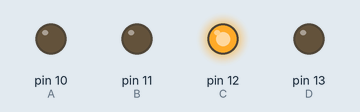
This sketch was run on a simulated Arduino Uno, built with avr-gcc and run on an emulated ATmega328P. On the bench: output pins drawn as LEDs (lit = HIGH).

Above: at 0.2 s.
At 0.7 s:
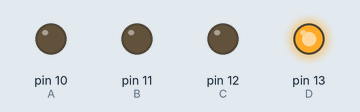
At 2.2 s:
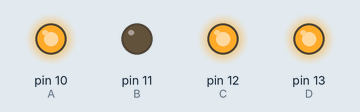
At 3.7 s:
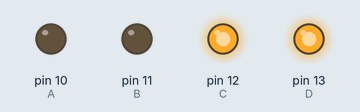
At 5.2 s:
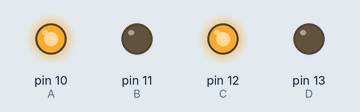
At 7.2 s:
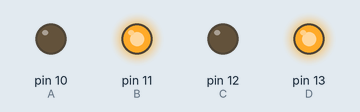
Timing chart, 0 to 7.8 s (numbered marks = the images above):
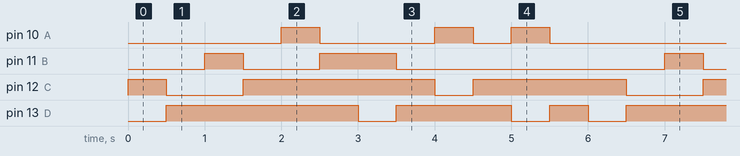

The sketch:

charlieplexing_test.ino
```cpp
#define A 10
#define B 11
#define C 12
#define D 13

#define PIN_CONFIG 0
#define PIN_STATE 1

#define LED_Num 12

int matrix[LED_Num][2][4] = {
  //           PIN_CONFIG                  PIN_STATE
  //    A       B       C      D         A     B    C    D
  { { OUTPUT, OUTPUT, INPUT, INPUT }, { HIGH, LOW, LOW, LOW } },
  { { OUTPUT, OUTPUT, INPUT, INPUT }, { LOW, HIGH, LOW, LOW } },
  { { INPUT, OUTPUT, OUTPUT, INPUT }, { LOW, HIGH, LOW, LOW } },
  { { INPUT, OUTPUT, OUTPUT, INPUT }, { LOW, LOW, HIGH, LOW } },
  { { OUTPUT, INPUT, OUTPUT, INPUT }, { HIGH, LOW, LOW, LOW } },
  { { OUTPUT, INPUT, OUTPUT, INPUT }, { LOW, LOW, HIGH, LOW } },
  { { OUTPUT, INPUT, INPUT, OUTPUT }, { HIGH, LOW, LOW, LOW } },
  { { OUTPUT, INPUT, INPUT, OUTPUT }, { LOW, LOW, LOW, HIGH } },
  { { INPUT, OUTPUT, INPUT, OUTPUT }, { LOW, HIGH, LOW, LOW } },
  { { INPUT, OUTPUT, INPUT, OUTPUT }, { LOW, LOW, LOW, HIGH } },
  { { INPUT, INPUT, OUTPUT, OUTPUT }, { LOW, LOW, HIGH, LOW } },
  { { INPUT, INPUT, OUTPUT, OUTPUT }, { LOW, LOW, LOW, HIGH } }
};

void lightOn( int led ) {
  pinMode( A, matrix[led][PIN_CONFIG][0] );
  pinMode( B, matrix[led][PIN_CONFIG][1] );
  pinMode( C, matrix[led][PIN_CONFIG][2] );
  pinMode( D, matrix[led][PIN_CONFIG][3] );
  digitalWrite( A, matrix[led][PIN_STATE][0] );
  digitalWrite( B, matrix[led][PIN_STATE][1] );
  digitalWrite( C, matrix[led][PIN_STATE][2] );
  digitalWrite( D, matrix[led][PIN_STATE][3] );
}
void setup() {}

void loop() {
  pinMode(A, INPUT);
  pinMode(B, INPUT);
  pinMode(C, OUTPUT);
  pinMode(D, OUTPUT);
  digitalWrite(A, 0);
  digitalWrite(B, 0);
  digitalWrite(C, 1);
  digitalWrite(D, 0);
  delay(500);

  pinMode(A, INPUT);
  pinMode(B, INPUT);
  pinMode(C, OUTPUT);
  pinMode(D, OUTPUT);
  digitalWrite(A, 0);
  digitalWrite(B, 0);
  digitalWrite(C, 0);
  digitalWrite(D, 1);
  delay(500);

  pinMode(A, INPUT);
  pinMode(B, OUTPUT);
  pinMode(C, OUTPUT);
  pinMode(D, INPUT);
  digitalWrite(A, 0);
  digitalWrite(B, 1);
  digitalWrite(C, 0);
  digitalWrite(D, 0);
  delay(500);

  pinMode(A, INPUT);
  pinMode(B, OUTPUT);
  pinMode(C, OUTPUT);
  pinMode(D, INPUT);
  digitalWrite(A, 0);
  digitalWrite(B, 0);
  digitalWrite(C, 1);
  digitalWrite(D, 0);
  delay(500);

  pinMode(A, OUTPUT);
  pinMode(B, OUTPUT);
  pinMode(C, INPUT);
  pinMode(D, INPUT);
  digitalWrite(A, 1);
  digitalWrite(B, 0);
  digitalWrite(C, 0);
  digitalWrite(D, 0);
  delay(500);

  pinMode(A, OUTPUT);
  pinMode(B, OUTPUT);
  pinMode(C, INPUT);
  pinMode(D, INPUT);
  digitalWrite(A, 0);
  digitalWrite(B, 1);
  digitalWrite(C, 0);
  digitalWrite(D, 0);
  delay(500);

  pinMode(A, INPUT);
  pinMode(B, OUTPUT);
  pinMode(C, INPUT);
  pinMode(D, OUTPUT);
  digitalWrite(A, 0);
  digitalWrite(B, 1);
  digitalWrite(C, 0);
  digitalWrite(D, 0);
  delay(500);

  pinMode(A, INPUT);
  pinMode(B, OUTPUT);
  pinMode(C, INPUT);
  pinMode(D, OUTPUT);
  digitalWrite(A, 0);
  digitalWrite(B, 0);
  digitalWrite(C, 0);
  digitalWrite(D, 1);
  delay(500);

  pinMode(A, OUTPUT);
  pinMode(B, INPUT);
  pinMode(C, OUTPUT);
  pinMode(D, INPUT);
  digitalWrite(A, 1);
  digitalWrite(B, 0);
  digitalWrite(C, 0);
  digitalWrite(D, 0);
  delay(500);

  pinMode(A, OUTPUT);
  pinMode(B, INPUT);
  pinMode(C, OUTPUT);
  pinMode(D, INPUT);
  digitalWrite(A, 0);
  digitalWrite(B, 0);
  digitalWrite(C, 1);
  digitalWrite(D, 0);
  delay(500);

  pinMode(A, OUTPUT);
  pinMode(B, INPUT);
  pinMode(C, INPUT);
  pinMode(D, OUTPUT);
  digitalWrite(A, 1);
  digitalWrite(B, 0);
  digitalWrite(C, 0);
  digitalWrite(D, 0);
  delay(500);

  pinMode(A, OUTPUT);
  pinMode(B, INPUT);
  pinMode(C, INPUT);
  pinMode(D, OUTPUT);
  digitalWrite(A, 0);
  digitalWrite(B, 0);
  digitalWrite(C, 0);
  digitalWrite(D, 1);
  delay(500);
}
```

Measured:
- by itself, pin 10 (A): repeats every 6.0 s: LOW 1.5 s, HIGH 0.50 s, LOW 0.50 s, HIGH 0.50 s, LOW 2.5 s, HIGH 0.50 s
- by itself, pin 11 (B): repeats every 6.0 s: LOW 1.0 s, HIGH 1.0 s, LOW 3.5 s, HIGH 0.50 s
- by itself, pin 12 (C): repeats every 6.0 s: LOW 1.0 s, HIGH 2.5 s, LOW 0.50 s, HIGH 2.0 s
- by itself, pin 13 (D): repeats every 6.0 s: LOW 0.50 s, HIGH 1.5 s, LOW 0.50 s, HIGH 0.50 s, LOW 0.50 s, HIGH 2.5 s
